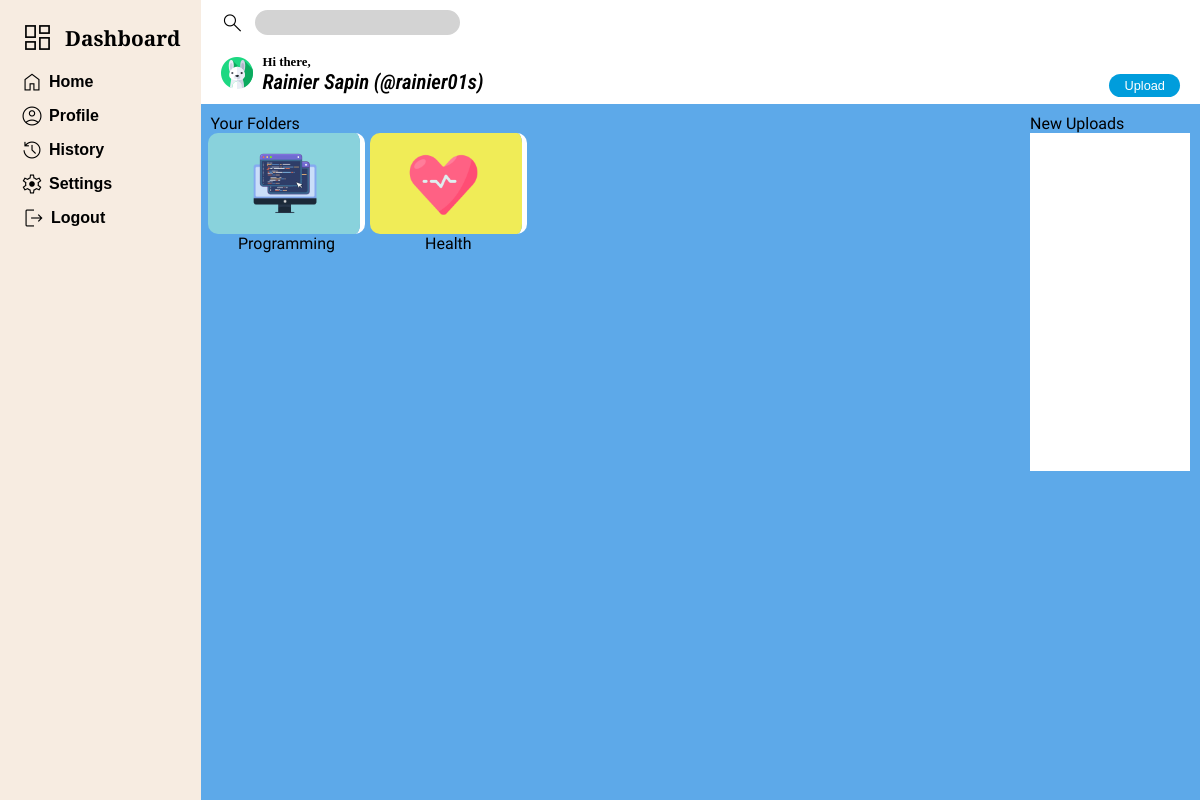
The page /home (signed in) on the database as committed earlier.
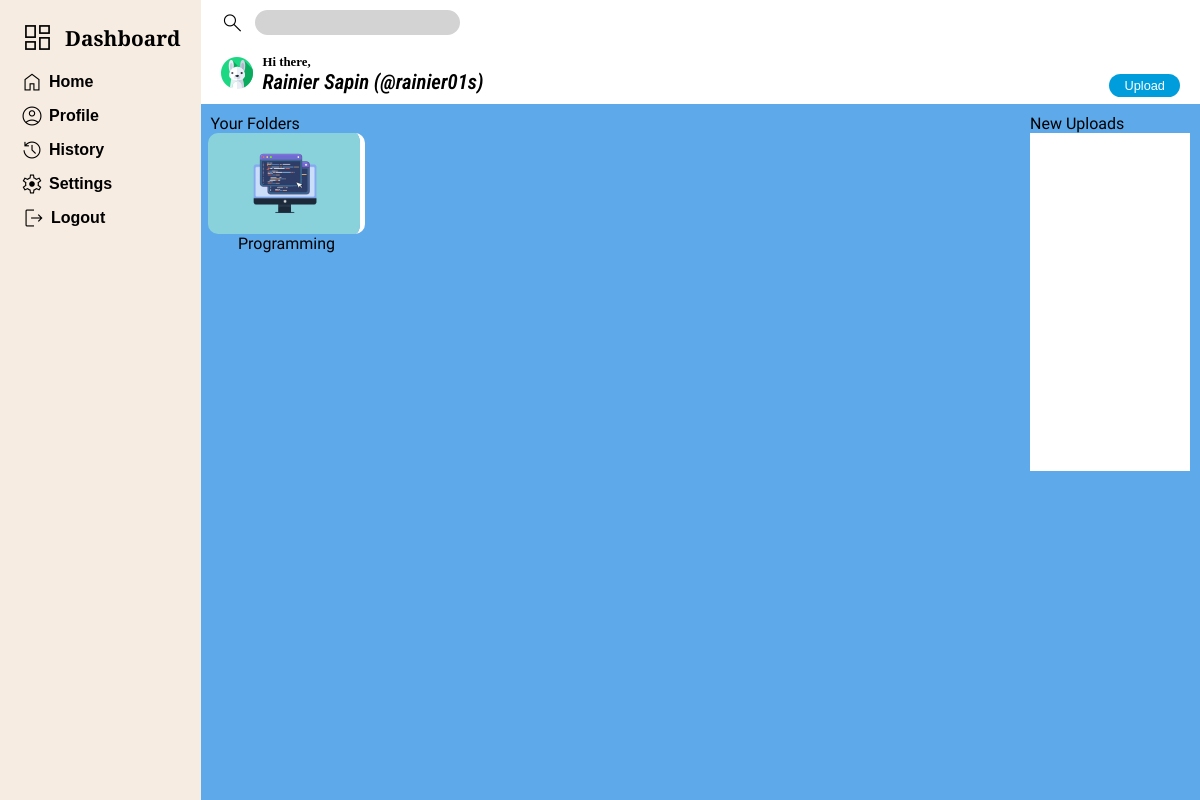
The same page on the database as committed later.
### tables this page shows
CREATE TABLE users (
    user_id INTEGER PRIMARY KEY AUTOINCREMENT,
    first_name TEXT NOT NULL,
    last_name TEXT NOT NULL,
    username TEXT NOT NULL UNIQUE,
    password TEXT NOT NULL
);

CREATE TABLE folders (
    folder_id INTEGER PRIMARY KEY,
    folder_category_id,
    folder_name TEXT NOT NULL,
    user_id INT NOT NULL,
    FOREIGN KEY (user_id) REFERENCES users(user_id),
    FOREIGN KEY (folder_category_id) REFERENCES src_img(src_id)
);

CREATE TABLE src_img(
	src_id INTEGER PRIMARY KEY,
	src_path TEXT
);

### app.py (the view)
@app.route("/home")
@login_required
def home():
    username = session["user_id"]
    user_id = db.execute("SELECT user_id FROM users WHERE username = ?", username)
    folder_list = db.execute("SELECT f.folder_name, si.src_path FROM folders AS f JOIN src_img AS si ON f.folder_category_id = si.src_id WHERE f.user_id = ?",  user_id[0]["user_id"])
    return render_template("home.html", username = username, folder_list = folder_list)

### helper.py (called while the page is built)
def login_required(f):
    @wraps(f)
    def decorated_function(*args, **kwargs):
        if 'user_id' not in session:
            return redirect(url_for('loginUI'))
        return f(*args, **kwargs)
    return decorated_function

### templates/home.html (shortened to what this page needs)
<!DOCTYPE html>
<html lang="en">
  <head>
    <link rel="stylesheet" href="../static/style.css" />
  </head>
  <body>
    <div class="body-container">
      <header class="header">
        <div class="header-top">
          <label for="search" class="material-symbols-outlined"> search </label>
          <input type="text" class="search" id="search" />
        </div>
        <div class="header-down">
          <div class="header-down-left">
            <div>
              <img src="../static/images/rabbit.png" alt="icon" />
            </div>
            <div>
              <div id="hi-there">Hi there,</div>
              <div id="user-name">Rainier Sapin (@{{username}})</div>
            </div>
          </div>
          <div class="header-down-right">
            <div><a href="/home/upload" id="upload">Upload</a></div>
          </div>
        </div>
      </header>
      <aside class="sidebar">
        <button class="dashboard-box">
          <div class="icon-dashboard">
            <i class="material-symbols-outlined dashboard-icon">dashboard</i>
          </div>
          <div id="dashboard-text">Dashboard</div>
        </button>
        <ul >
          <a href="/home">
            <li class="icon-dash">
              <i class="material-symbols-outlined">Home</i>
              <div class="dash-text">Home</div>
            </li>
          </a>
          <a href="">
            <li class="icon-dash">
              <i class="material-symbols-outlined">account_circle</i>
              <div class="dash-text">Profile</div>
            </li>
          </a>
          <a href="">
            <li class="icon-dash">
              <i class="material-symbols-outlined">history</i>
              <div class="dash-text">History</div>
            </li>
          </a>
          <a href="">
            <li class="icon-dash">
              <i class="material-symbols-outlined">settings</i>
              <div class="dash-text">Settings</div>
            </li>
          </a>
          <a href="/logout">
            <li class="icon-dash logout-icon">
              <i class="material-symbols-outlined">logout</i>
              <div class="dash-text">Logout</div>
            </li>
          </a>
        </ul>
      </aside>
      <article class="article">
        {% if folder_list|length != 0 %}
        <div class="left-thumbnail" >
          <div>Your Folders</div>
            <div class="thumbnail-article">
              {% for folder in folder_list %}
              <a class="thumbnail-box" href="/home/folder/{{folder['folder_name']}}">
                <img src="../static/folderimg/{{ folder['src_path'] }}" alt="">
                <div>{{ folder['folder_name'] }}</div>
              </a>
            {% endfor %}
            </div>
          </div>
          {% else %}
          <div>Empty Folders</div>
          {% endif %}
            <div class="side-content-article">
              <div class="new-upload-box">
                <div>New Uploads</div>
                <div class="new-upload-post">
                </div>
              </div>
            </div>
      </article>
    </div>
  </body>
</html>

### static/style.css (style rules this page uses)
* { margin: 0; padding: 0; }
body { background-color: #040F16; position: relative; }
a { text-decoration: none; color: #000; }
.body-container { height: 100vh; display: grid; grid-template-rows: min-content 1fr; grid-template-columns: 1fr 6fr; }
.header { grid-row-start: 1; grid-row-end: 2; grid-column-start: 2; grid-column-end: 3; background-color: white; padding: 10px 20px 10px 20px; box-sizing: content-box; }
.article, .article-upload { grid-row-start: 2; grid-row-end: 3; grid-column-start: 2; grid-column-end: 3; background-color: #5DA9E9; font-family: 'Teko', sans-serif; padding: 10px; }
.article { display: grid; grid-template-columns: 15fr 3fr; gap: 20px; }
.thumbnail-box { display: flex; flex-direction: column; align-items: center; box-sizing: border-box; }
.thumbnail-article { display: grid; grid-template-columns: repeat(auto-fill, minmax(150px, 1fr)); gap: 10px; }
.thumbnail-box img { width: 100%; border-radius: 10px; border-right: 5px solid #fff; }
.side-content-article { display: grid; grid-template-rows: 1fr 1fr; }
.new-upload-post { background-color: #fff; height: 100%; }
.sidebar { grid-row-start: 1; grid-row-end: 3; grid-column-start: 1; grid-column-end: 2; background-color: #F7ECE1; padding: 20px 20px 20px 20px; position: relative; }
.header-top { display: flex; align-items: center; gap: 10px; margin-bottom: 20px; }
.header-down { display: flex; justify-content: space-between; align-items: center; }
.header-down-left { display: flex; align-items: center; gap: 10px; }
.header-down-right { align-self: self-end; }
#hi-there { font-size: .8rem; font-weight: 600; }
#user-name { font-size: 1.3rem; font-weight: 600; font-family: 'Roboto Condensed', sans-serif; font-style: italic; }
.search { border-radius: 15px; border: 2px solid lightgray;; background-color: lightgray; padding: 3px 5px; width: 20%; }
#upload { background-color: #009DDC; padding: 4px 15px; border-radius: 15px; border: hidden; color: #fff; font-family: 'Noto Sans JP', sans-serif; font-size: .8rem; }
.dashboard-box, .dashboard { display: flex; justify-content: flex-start; align-items: center; gap: 10px; }
.dashboard-box { margin-bottom: 15px; background-color: #F7ECE1; border: none; }
.icon-dash { display: flex; align-items: center; gap: 5px; margin-bottom: 10px; box-sizing: border-box; }
.icon-dashboard { display: flex; align-items: center; gap: 5px; box-sizing: border-box; }
#dashboard-text { font-weight: 700; font-size: 1.3rem; font-family: 'PT Serif', serif; }
.dashboard-icon { font-size: 35px; }
.dash-text { font-family: 'Noto Sans JP', sans-serif; font-weight: 700; display: flex; align-items: flex-start; }
.material-symbols-outlined { font-variation-settings: 'FILL' 0, 'wght' 300, 'GRAD' 1, 'opsz' 50 }
.icon-dashboard { animation: rotate_invert 0.5s ease-in both; }
.logout-icon { padding-left: 2px; }

Rows that differ between the two databases and show on the page:
removed folders: src_path (picture), folder_name "Health"
